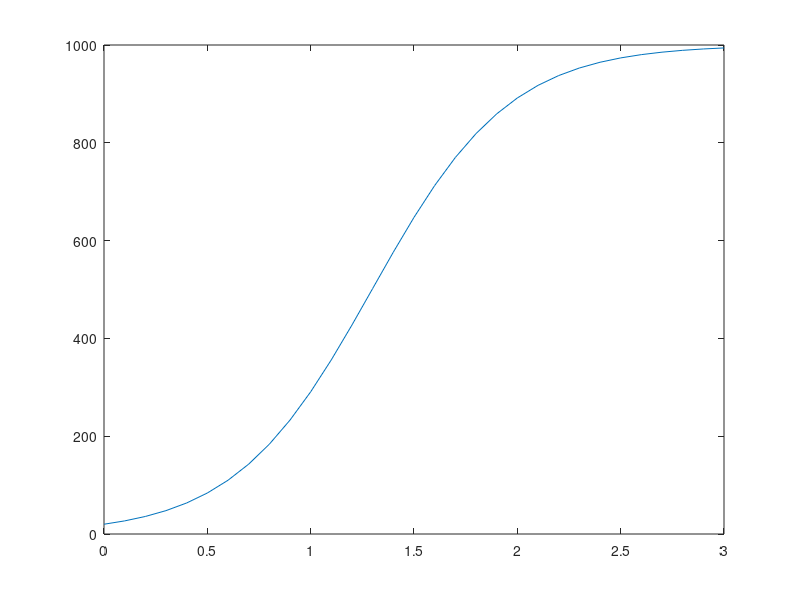

This figure's MATLAB source: (Note: this script raises an error after producing the figure.)
% MATLAB Tutorial 5 Answers
% File:  MATLABTutorial5Ans.m

%% QRQ 1 a
lst = rand(1, 100)
max(lst)
min(lst)

%% QRQ 1 b
z = zeros(1, randi(20))
length(z)

%% QRQ 2
xLst = rand(1, 10);
yLst = rand(1, 10);
for n = 1:10
    plot(xLst(n), yLst(n), 'ob', 'MarkerFaceColor', 'b')
    hold on;
    axis([0 1 0 1])
    M(n) = getframe;
end
hold off;
movie(M, 1)

%% or

xLst = rand(1, 10);
yLst = rand(1, 10);
for n = 1:10
	plot(xLst(1:n), yLst(1:n), 'ob', 'MarkerFaceColor', 'b')
	axis([0 1 0 1])
	M(n) = getframe;
end
movie(M, 1)

%%
%% QRQ 3
pause on
clear('i', 'f', 't');
f = @(t, i)(1000*20)./((1000 - 20).*exp(-(1+0.2*i).*t) + 20);
t = 0:0.1:3;
for i = 1:10
   plot(t, f(t, i));
   axis([0 3 0 1000]);
   pause(0.5);
   M(i) = getframe;
end
%%
movie(M, 1, 5)
%%
%% QRQ 4
% a See rectCircumference.m
% b 
% Line 1:  The function return value 'circumference' might be unset.
% d
rectCircumference(3, 4.2)
%%
%% QRQ 5
% a See randIntRange.m
% b
for i = 1:10
    randIntRange(5, 9)
end
%%
%% QRQ 6
% a See squareStats.m
% b
[a c] = squareStats(3)
%%
%% QRQ 7
% Change values for x and y to test various situations
x = 5;
y = 5;
if (x + 2 > 3) || (y < x)
    y = y + 1
else
    x = x - 1
end    
%%
%% QRQ 8 a
x = 5;
v = [4 5 8 3 2]
if ismember(x, v)
    disp('Is a member')
else    
    disp('Is not a member')
end

%% QRQ 8 b
ismember([1 6], [1 2; 1 3; 5 6], 'rows')
%%
% Before QRQ 9
counter = 0;
ra = rand
while ra < 0.7
    counter = counter + 1;
    ra = rand
end
counter
%%
%% QRQ 9
x = 0;
i = 1;
while (-5 <= x) && (x <= 5)
	plot(x, 0, 'or', 'MarkerFaceColor', 'r', 'MarkerSize',18);
	axis([-6 6 -1 1]);
    M(i) = getframe;
    i = i + 1;
	x = x + randi(3) - 2;
end
movie(M, 1)